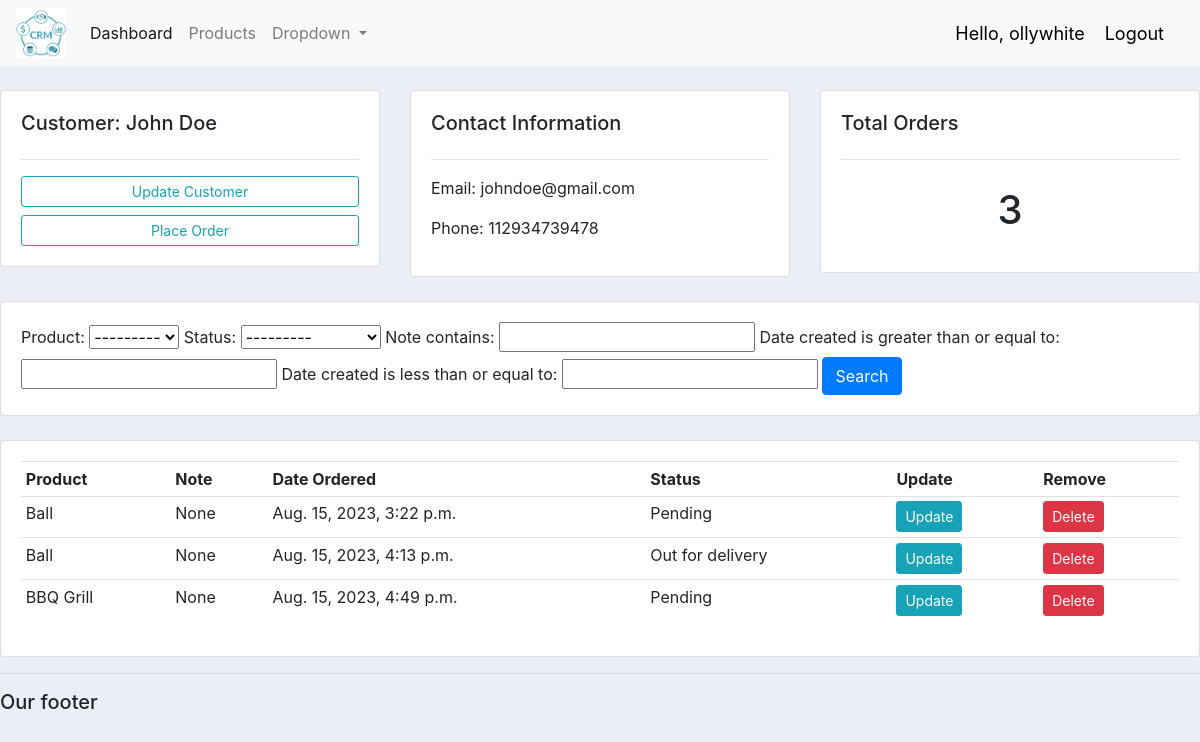
The app's page /customer/1/ (signed in) with its own data.
### accounts/models.py (models this page shows, shortened)
class Customer(models.Model):
	user = models.OneToOneField(User, null=True,blank=True, on_delete=models.CASCADE) #a one to one field means each customer=user
	name = models.CharField(max_length=200, null=True)
	phone = models.CharField(max_length=200, null=True)
	email = models.CharField(max_length=200, null=True)
	profile_pic = models.ImageField(default = "profile1.jpeg" ,null=True, blank=True)
	date_created = models.DateTimeField(auto_now_add=True, null=True)

class Order(models.Model):  #this is a one to Many relationship as it has relationships with Customer and Product
	STATUS = (
			('Pending', 'Pending'),
			('Out for delivery', 'Out for delivery'),
			('Delivered', 'Delivered'),
		)
	customer= models.ForeignKey(Customer, null=True, on_delete=models.SET_NULL)
	product = models.ForeignKey(Product, null=True, on_delete=models.SET_NULL)
	date_created = models.DateTimeField(auto_now_add=True, null=True)
	status = models.CharField(max_length=200, null=True, choices= STATUS)
	note = models.CharField(max_length=200, null=True)

class Product(models.Model):
	CATEGORY = (
			('Indoor','Indoor'),
			('Outdoor', 'Outdoor'),
		)
	name = models.CharField(max_length=200, null=True)
	price = models.FloatField(null=True)
	category = models.CharField(max_length=200, null=True, choices=CATEGORY)
	description = models.CharField(max_length=200, null=True, blank=True)
	date_created = models.DateTimeField(auto_now_add=True, null=True)
	tags = models.ManyToManyField(Tag)
	def __str__(self):
		return self.name

### accounts/decorators.py (the view)
		def wrapper_func(request, *args, **kwargs):
			group = None
			if request.user.groups.exists():
				group = request.user.groups.all()[0].name
			if group in allowed_roles:
				return view_func(request, *args, **kwargs)
			else:
				return HttpResponse('You are not authorized to view this page')

### accounts/views.py (called while the page is built)
@login_required(login_url = 'login')
@allowed_users(allowed_roles=['admin'])
def customer(request, pk_test): # adding the pk_test has made the url dynamic
	customer = Customer.objects.get(id=pk_test)
	orders= customer.order_set.all()
	order_count = orders.count()
	myFilter = OrderFilter(request.GET, queryset=orders)
	orders = myFilter.qs #remakes the order variable with the filter
	context = {'customer':customer, 'orders':orders,
				'order_count':order_count,
				'myFilter':myFilter
				}
	return render(request, 'accounts/customer.html', context)

### accounts/templates/accounts/customer.html
{% extends 'accounts/main.html' %}
{% block content %}
<br>
<div class="row">
	<div class="col-md">
		<div class="card card-body">
			<h5>Customer: {{customer.name}}</h5>
			<hr>
			<a class="btn btn-outline-info btn-sm btn-block" href="">Update Customer</a>
			<a class="btn btn-outline-info btn-sm btn-block"  href="{% url 'create_order' customer.id %}">Place Order</a>
		</div>
	</div>
	<div class="col-md">
		<div class="card card-body">
			<h5>Contact Information</h5>
			<hr>
			<p>Email: {{customer.email}}</p>
			<p>Phone: {{customer.phone}}</p>
		</div>
	</div>
	<div class="col-md">
		<div class="card card-body">
			<h5>Total Orders</h5>
			<hr>
			<h1 style="text-align: center;padding: 10px">{{order_count}}</h1>
		</div>
	</div>
</div>
<br>
<div class="row">
	<div class="col">
		<div class="card card-body">
			<form method="get">
				{{myFilter.form}}
				<button class="btn btn-primary" type="submit">Search</button>
			</form>
		</div>
	</div>
</div>
<br>
<div class="row">
	<div class="col-md">
		<div class="card card-body">
			<table class="table table-sm">
				<tr>
					<th>Product</th>
					<th>Note</th>
					<th>Date Ordered</th>
					<th>Status</th>
					<th>Update</th>
					<th>Remove</th>
				</tr>
				{% for i in orders %}
					<tr>
						<td>{{i.product}}</td>
						<td>{{i.note}}</td>
						<td>{{i.date_created}}</td>
						<td>{{i.status}}</td>
						<td><a href="{% url 'update_order' i.id %}" class="btn btn-sm btn-info">Update</a></td>
						<td><a href="{% url 'delete_order' i.id %}"class="btn btn-sm btn-danger">Delete</a></td>
					</tr>
				{% endfor %}
			</table>
		</div>
	</div>
</div>
{% endblock %}

### accounts/templates/accounts/navbar.html (shortened to what this page needs)
{% load static %}
<nav class="navbar navbar-expand-lg navbar-light bg-light">
  <img src="{% static 'images/logo.png' %}" width="50", height="50" href="{url 'home'}">
  <div class="collapse navbar-collapse" id="navbarSupportedContent">
    <ul class="navbar-nav mr-auto">
      {% if request.user.is_staff %}
      <li class="nav-item active">
        <a class="nav-link" href="{% url 'home' %}">Dashboard <span class="sr-only">(current)</span></a>
      </li>
      <li class="nav-item">
        <a class="nav-link" href="{% url 'products' %}">Products</a>
      </li>
      <li class="nav-item dropdown">
        <a class="nav-link dropdown-toggle" href="#" id="navbarDropdown" role="button" data-toggle="dropdown" aria-haspopup="true" aria-expanded="false">
          Dropdown
        </a>
      </li>
      {% else %}
        <li class="nav-item">
          <a class="nav-link" href="{% url 'account' %}">Settings</a>
        </li>
      {% endif %}
    </ul>
  </div>
  <span class="hello-msg">Hello, {{request.user}}</span>
  <span><a class="hello-msg" href="{% url 'logout' %}">Logout</a></span>
</nav>

### static/css/main.css (style rules this page uses)
body { background-color: #ebeff5; }

### accounts/templates/accounts/navbar.html (style rules this page uses)
.hello-msg { font-size: 18px; color: #000000; margin-right: 20px; }

### records on screen
Customer: name "John Doe", email "johndoe@gmail.com", phone "112934739478"
Order: product "Ball", note "None", date_created "Aug. 15, 2023, 3:22 p.m.", status "Pending"
Order: product "Ball", note "None", date_created "Aug. 15, 2023, 4:13 p.m.", status "Out for delivery"
Order: product "BBQ Grill", note "None", date_created "Aug. 15, 2023, 4:49 p.m.", status "Pending"

### other values on screen
{{ request.user }} "ollywhite"
{{ order_count }} "3"
